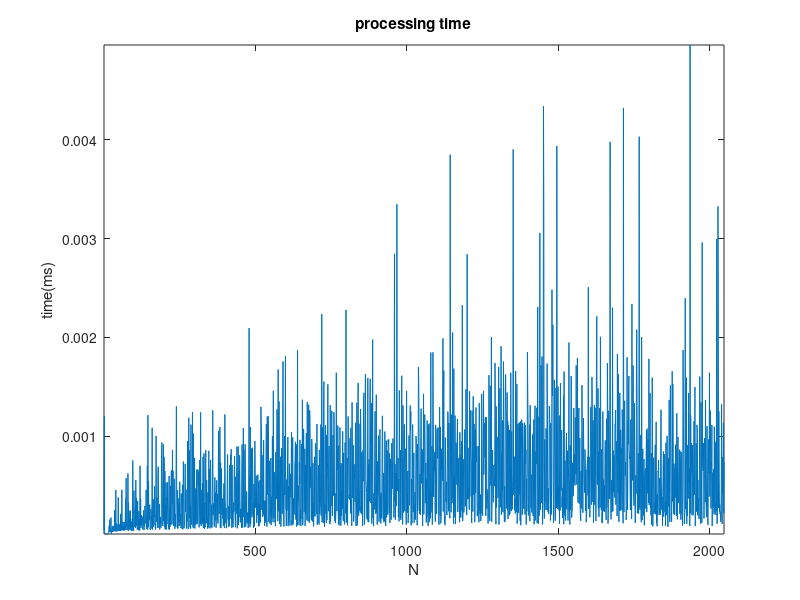
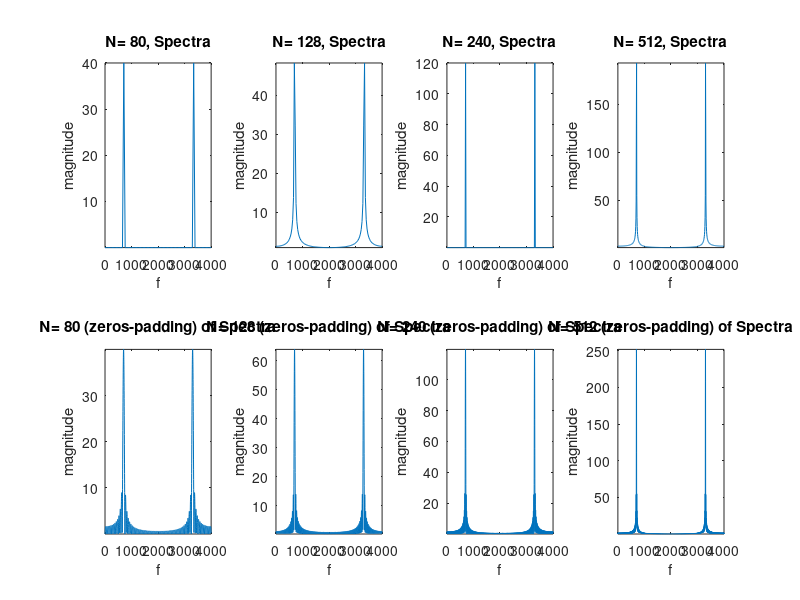

MATLAB code to generate these figures, in order: (Note: this script raises an error after producing the figures.)
close all;clear all;clc;
%% Question 1
figure('Name','Question 1');
%% Def.
N=1:2048;
time=zeros(1,length(N));
%% Compute
for i=1:length(N)
    x=rand(1,i);
    tic
    y=fft(x,i);
    time(i)=toc;
end
%% plot
plot(N,time);title('processing time');xlabel('N');ylabel('time(ms)');axis tight;

%% Question 2
clear all;clc;
figure('Name','Question 2');
%% Def.
N=[80 128 240 512];
zpN2=2048;
Fs=4e3;
f=7e2;
Ts=1/Fs;
%% Compute
for i=1:1:length(N)
    t=0:Ts:(N(i)-1)*Ts;
    x=sin(2*pi*f.*t);
    zpx=[x zeros(1,N(i)-zpN2)];
    y=abs(fft(x,N(i)));
    zpy=abs(fft(zpx,zpN2));
    w=linspace(0,Fs,length(y));
    zpw=linspace(0,Fs,length(zpy));
    %% Plot
    subplot(2,4,i);
    plot(w,y);title(['N= ',int2str(N(i)),', Spectra']);xlabel('f');ylabel('magnitude');axis tight;
    subplot(2,4,i+length(N));
    plot(zpw,zpy);title(['N= ',int2str(N(i)),' (zeros-padding) of Spectra']);xlabel('f');ylabel('magnitude');axis tight;
end

%% Question 3
clear all;clc;
figure('Name','Question 3');
%% Def.
Fs=[500 1500];
N=256;
for i=1:1:length(Fs)
    t=0:1/Fs(i):(N-1)/Fs(i);
    x=cos(240*pi.*t)+cos(320*pi.*t)+cos(420*pi.*t)+cos(720*pi.*t);
    y=abs(DFTByMatrix(x,N));
    w=linspace(0,Fs(i),length(y));
    %% Plot
    subplot(2,1,i);
    plot(w,y);title(['n=256, Fs=',int2str(Fs(i)),', Spectra']);xlabel('f');ylabel('magnitude');axis tight;
end

%% Question 4
clear all;clc;
figure('Name','Question 4');
%% Def.
Fs=1500;
N=[512 1024 2048 4096];
zpN=7000;
for i=1:1:length(N)
    t=0:1/Fs:(N(i)-1)/Fs;
    x=cos(240*pi.*t)+cos(320*pi.*t)+cos(420*pi.*t)+cos(720*pi.*t);
    zpx=[x zeros(1,N(i)-zpN)];
    y=abs(DFTByMatrix(x,N(i)));
    zpy=abs(DFTByMatrix(zpx,zpN));
    w=linspace(0,Fs,length(y));
    zpw=linspace(0,Fs,length(zpy));
    %% Plot
    subplot(2,4,i);
    plot(w,y);title(['N= ',int2str(N(i)),', Spectra']);xlabel('f');ylabel('magnitude');axis tight;
    subplot(2,4,i+length(N));
    plot(zpw,zpy);title(['N= ',int2str(N(i)),' (zeros-padding) of Spectra']);xlabel('f');ylabel('magnitude');axis tight;
end